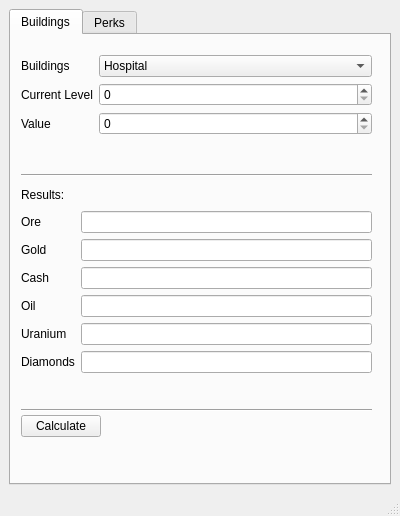
<?xml version="1.0" encoding="UTF-8"?>
<ui version="4.0">
 <class>MainWindow</class>
 <widget class="QMainWindow" name="MainWindow">
  <property name="geometry">
   <rect>
    <x>0</x>
    <y>0</y>
    <width>400</width>
    <height>516</height>
   </rect>
  </property>
  <property name="windowTitle">
   <string>RRTool</string>
  </property>
  <widget class="QWidget" name="centralwidget">
   <layout class="QGridLayout" name="gridLayout">
    <item row="1" column="0">
     <widget class="QTabWidget" name="tabWidget">
      <property name="currentIndex">
       <number>0</number>
      </property>
      <widget class="QWidget" name="tab">
       <attribute name="title">
        <string>Buildings</string>
       </attribute>
       <widget class="QLabel" name="label">
        <property name="geometry">
         <rect>
          <x>40</x>
          <y>0</y>
          <width>47</width>
          <height>14</height>
         </rect>
        </property>
        <property name="text">
         <string/>
        </property>
       </widget>
       <widget class="QWidget" name="formLayoutWidget">
        <property name="geometry">
         <rect>
          <x>10</x>
          <y>20</y>
          <width>351</width>
          <height>112</height>
         </rect>
        </property>
        <layout class="QFormLayout" name="formLayout">
         <item row="0" column="0">
          <widget class="QLabel" name="label_3">
           <property name="text">
            <string>Buildings</string>
           </property>
          </widget>
         </item>
         <item row="0" column="1">
          <widget class="QComboBox" name="comboBox">
           <item>
            <property name="text">
             <string>Hospital</string>
            </property>
           </item>
           <item>
            <property name="text">
             <string>HouseFonds</string>
            </property>
           </item>
           <item>
            <property name="text">
             <string>Militarybase</string>
            </property>
           </item>
           <item>
            <property name="text">
             <string>School</string>
            </property>
           </item>
           <item>
            <property name="text">
             <string>Missilesystem</string>
            </property>
           </item>
           <item>
            <property name="text">
             <string>Airport</string>
            </property>
           </item>
           <item>
            <property name="text">
             <string>Spaceport</string>
            </property>
           </item>
           <item>
            <property name="text">
             <string>Powerplants</string>
            </property>
           </item>
           <item>
            <property name="text">
             <string>Seaport</string>
            </property>
           </item>
           <item>
            <property name="text">
             <string>Refillstation</string>
            </property>
           </item>
          </widget>
         </item>
         <item row="1" column="0">
          <widget class="QLabel" name="label_5">
           <property name="text">
            <string>Current Level</string>
           </property>
          </widget>
         </item>
         <item row="1" column="1">
          <widget class="QSpinBox" name="spinBox">
           <property name="maximum">
            <number>100000</number>
           </property>
          </widget>
         </item>
         <item row="2" column="0">
          <widget class="QLabel" name="label_4">
           <property name="text">
            <string>Value</string>
           </property>
          </widget>
         </item>
         <item row="2" column="1">
          <widget class="QSpinBox" name="spinBox_2">
           <property name="maximum">
            <number>100000</number>
           </property>
          </widget>
         </item>
        </layout>
       </widget>
       <widget class="QWidget" name="formLayoutWidget_2">
        <property name="geometry">
         <rect>
          <x>10</x>
          <y>150</y>
          <width>351</width>
          <height>211</height>
         </rect>
        </property>
        <layout class="QFormLayout" name="formLayout_2">
         <item row="0" column="0">
          <widget class="QLabel" name="label_6">
           <property name="text">
            <string>Results:</string>
           </property>
          </widget>
         </item>
         <item row="1" column="0">
          <widget class="QLabel" name="label_9">
           <property name="text">
            <string>Ore</string>
           </property>
          </widget>
         </item>
         <item row="2" column="0">
          <widget class="QLabel" name="label_8">
           <property name="text">
            <string>Gold</string>
           </property>
          </widget>
         </item>
         <item row="3" column="0">
          <widget class="QLabel" name="label_11">
           <property name="text">
            <string>Cash</string>
           </property>
          </widget>
         </item>
         <item row="4" column="0">
          <widget class="QLabel" name="label_12">
           <property name="text">
            <string>Oil</string>
           </property>
          </widget>
         </item>
         <item row="5" column="0">
          <widget class="QLabel" name="label_13">
           <property name="text">
            <string>Uranium</string>
           </property>
          </widget>
         </item>
         <item row="6" column="0">
          <widget class="QLabel" name="label_10">
           <property name="text">
            <string>Diamonds</string>
           </property>
          </widget>
         </item>
         <item row="0" column="1">
          <spacer name="horizontalSpacer">
           <property name="orientation">
            <enum>Qt::Horizontal</enum>
           </property>
           <property name="sizeHint" stdset="0">
            <size>
             <width>40</width>
             <height>20</height>
            </size>
           </property>
          </spacer>
         </item>
         <item row="1" column="1">
          <widget class="QLineEdit" name="lineEdit"/>
         </item>
         <item row="2" column="1">
          <widget class="QLineEdit" name="lineEdit_2"/>
         </item>
         <item row="3" column="1">
          <widget class="QLineEdit" name="lineEdit_3"/>
         </item>
         <item row="4" column="1">
          <widget class="QLineEdit" name="lineEdit_4"/>
         </item>
         <item row="5" column="1">
          <widget class="QLineEdit" name="lineEdit_5"/>
         </item>
         <item row="6" column="1">
          <widget class="QLineEdit" name="lineEdit_6"/>
         </item>
        </layout>
       </widget>
       <widget class="Line" name="line">
        <property name="geometry">
         <rect>
          <x>10</x>
          <y>130</y>
          <width>351</width>
          <height>21</height>
         </rect>
        </property>
        <property name="orientation">
         <enum>Qt::Horizontal</enum>
        </property>
       </widget>
       <widget class="Line" name="line_2">
        <property name="geometry">
         <rect>
          <x>10</x>
          <y>365</y>
          <width>351</width>
          <height>21</height>
         </rect>
        </property>
        <property name="orientation">
         <enum>Qt::Horizontal</enum>
        </property>
       </widget>
       <widget class="QWidget" name="formLayoutWidget_3">
        <property name="geometry">
         <rect>
          <x>10</x>
          <y>380</y>
          <width>351</width>
          <height>31</height>
         </rect>
        </property>
        <layout class="QFormLayout" name="formLayout_3">
         <item row="0" column="0">
          <widget class="QPushButton" name="pushButton">
           <property name="text">
            <string>Calculate</string>
           </property>
          </widget>
         </item>
         <item row="0" column="1">
          <spacer name="horizontalSpacer_2">
           <property name="orientation">
            <enum>Qt::Horizontal</enum>
           </property>
           <property name="sizeHint" stdset="0">
            <size>
             <width>40</width>
             <height>20</height>
            </size>
           </property>
          </spacer>
         </item>
        </layout>
       </widget>
      </widget>
      <widget class="QWidget" name="tab_2">
       <attribute name="title">
        <string>Perks</string>
       </attribute>
       <widget class="QLabel" name="label_2">
        <property name="geometry">
         <rect>
          <x>100</x>
          <y>10</y>
          <width>421</width>
          <height>16</height>
         </rect>
        </property>
        <property name="text">
         <string>Literally still under construction</string>
        </property>
       </widget>
      </widget>
     </widget>
    </item>
   </layout>
  </widget>
  <widget class="QStatusBar" name="statusbar"/>
 </widget>
 <tabstops>
  <tabstop>comboBox</tabstop>
  <tabstop>spinBox</tabstop>
  <tabstop>spinBox_2</tabstop>
  <tabstop>pushButton</tabstop>
  <tabstop>lineEdit_3</tabstop>
  <tabstop>lineEdit_4</tabstop>
  <tabstop>lineEdit_5</tabstop>
  <tabstop>lineEdit_6</tabstop>
  <tabstop>tabWidget</tabstop>
  <tabstop>lineEdit_2</tabstop>
  <tabstop>lineEdit</tabstop>
 </tabstops>
 <resources/>
 <connections/>
</ui>
